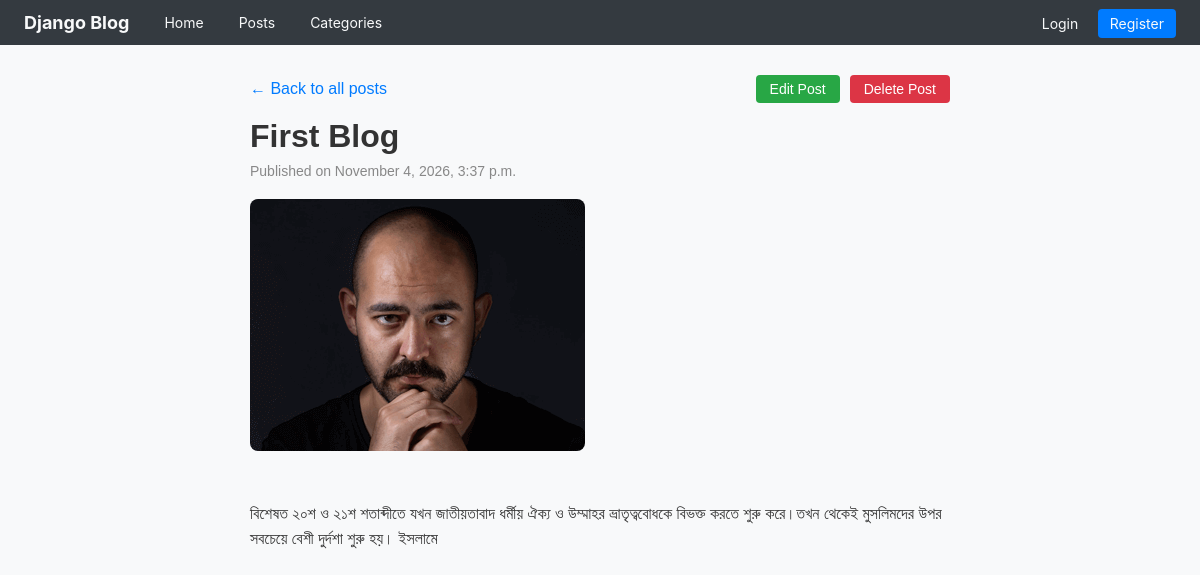
The page /blog/details/2 on the database its author committed.
### blog/models.py (models this page shows, shortened)
class Post(models.Model):
    category = models.ForeignKey(
        Category,
        on_delete=models.SET_NULL,
        related_name='posts',
        blank=True,
        null=True
    )
    title = models.CharField(max_length=200, unique=True)
    description = models.TextField(blank=True, null=True)
    thumb = models.ImageField(upload_to='thumbnails/', blank=True, null=True)
    created_at = models.DateTimeField(auto_now_add=True)

### blog/views/post_views.py (the view)
# urls.py: path('details/<int:id>', post_views.details, name="blog_details"),
def details(request, id):
    post = get_object_or_404(Post, id=id)
    return render(request, 'blog/details.html', {'post': post})

### blog/templates/blog/details.html (shortened to what this page needs)
{% extends 'base.html' %}
{% block content %}
<div style="max-width: 700px; margin: 30px auto; font-family: sans-serif;">
    <div style="display: flex; justify-content: space-between; align-items: center;">
        <a href="{% url 'list' %}" style="color: #007bff; text-decoration: none;">&larr; Back to all posts</a>
        <div style="display: flex; gap: 10px; align-items: center;">
            <a href="{% url 'blog_edit' post.id %}" style="padding: 6px 14px; background-color: #28a745; color: white; text-decoration: none; border-radius: 4px; font-size: 14px;">Edit Post</a>
            <form action="{% url 'blog_delete' post.id %}" method="POST" style="display: inline; margin: 0;" onsubmit="return confirm('Are you sure you want to delete this post?');">
                <button type="submit" style="padding: 6px 14px; background-color: #dc3545; color: white; border: none; border-radius: 4px; font-size: 14px; cursor: pointer;">Delete Post</button>
            </form>
        </div>
    </div>
    <h1 style="margin-top: 15px; margin-bottom: 8px;">{{ post.title }}</h1>
    <div style="display: flex; gap: 15px; align-items: center; color: #888; font-size: 14px; margin-bottom: 15px;">
        <span>Published on {{ post.created_at|date:"F j, Y, g:i a" }}</span>
    </div>
    {% if post.thumb %}
        <div style="margin: 20px 0;">
            <img src="{{ post.thumb.url }}" alt="{{ post.title }}" style="max-width: 100%; height: auto; border-radius: 8px;">
        </div>
    {% endif %}
    <div style="line-height: 1.6; color: #333; margin-top: 20px; white-space: pre-line;">
        {{ post.description }}
    </div>
</div>
{% endblock %}

### templates/base.html (shortened to what this page needs)
<!DOCTYPE html>
<html>
<head>
  {% load static %}
</head>
<body>
  <nav class="navbar">
    <div style="display: flex; align-items: center; gap: 20px;">
      <a href="{% url 'home' %}" class="brand">Django Blog</a>
      <a href="{% url 'home' %}">Home</a>
      <a href="{% url 'list' %}">Posts</a>
      <a href="{% url 'category_list' %}">Categories</a>
    </div>
    <div>
      {% if user.is_authenticated %}
        <span style="font-size: 14px; color: #adb5bd;">Hello, <strong>{{ user.username }}</strong></span>
        <a href="{% url 'logout' %}" style="color: #ff6b6b; font-weight: bold;">Logout</a>
      {% else %}
        <a href="{% url 'login' %}">Login</a>
        <a href="{% url 'register' %}" style="background-color: #007bff; padding: 6px 12px; border-radius: 4px;">Register</a>
      {% endif %}
    </div>
  </nav>
  <div class="container">
    {% block content %}{% endblock %}
  </div>
</body>
</html>

### templates/base.html (style rules this page uses)
body { margin: 0; font-family: -apple-system, BlinkMacSystemFont, "Segoe UI", Roboto, Helvetica, Arial, sans-serif; background-color: #f8f9fa; color: #333; }
.navbar { background-color: #343a40; padding: 12px 24px; display: flex; justify-content: space-between; align-items: center; color: white; }
.navbar a { color: #f8f9fa; text-decoration: none; margin-left: 15px; font-size: 14px; }
.navbar .brand { font-weight: bold; font-size: 18px; margin-left: 0; }
.container { max-width: 900px; margin: 20px auto; padding: 0 15px; }

### rows shown on the page
Post: title "First Blog", created_at "November 4, 2026, 3:37 p.m.", thumb (picture), description "বিশেষত ২০শ ও ২১শ শতাব্দীতে যখন জাতীয়তাবাদ ধর্মীয় ঐক্য ও উম্মাহর ভ্রাতৃত্ববোধকে বিভক্ত করতে শুরু করে।তখন থেকেই মুসলিমদের উপর সবচেয়ে বেশী দুর্দশা শুরু হয়। ইসলামে"
